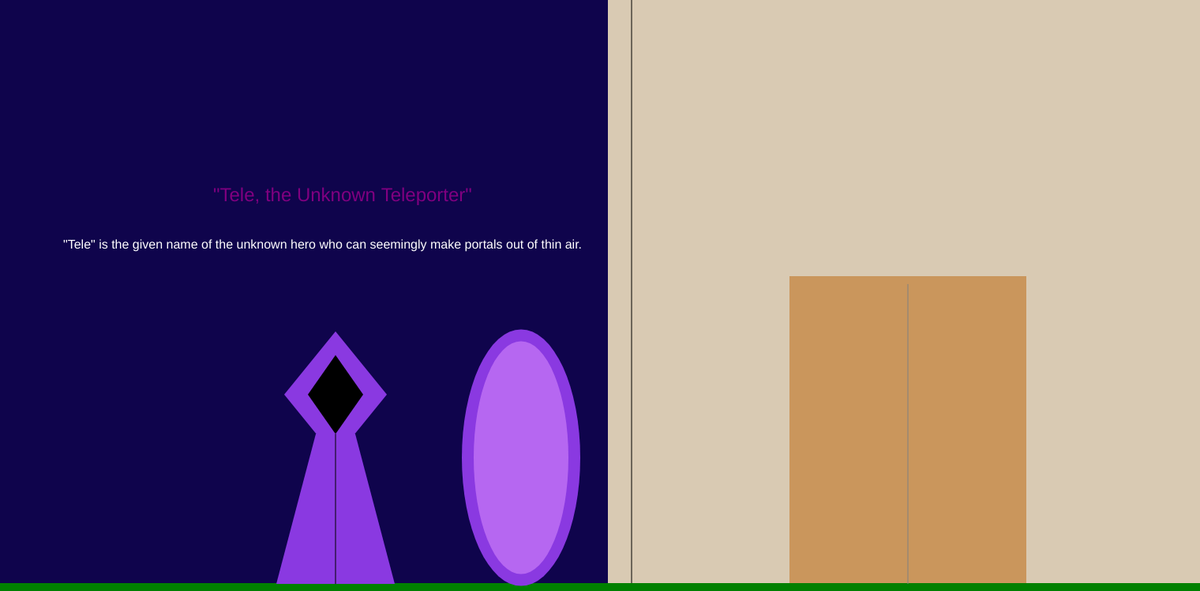
Frame 1 (no input)
Frame 60 (no input): identical to frame 1, image omitted
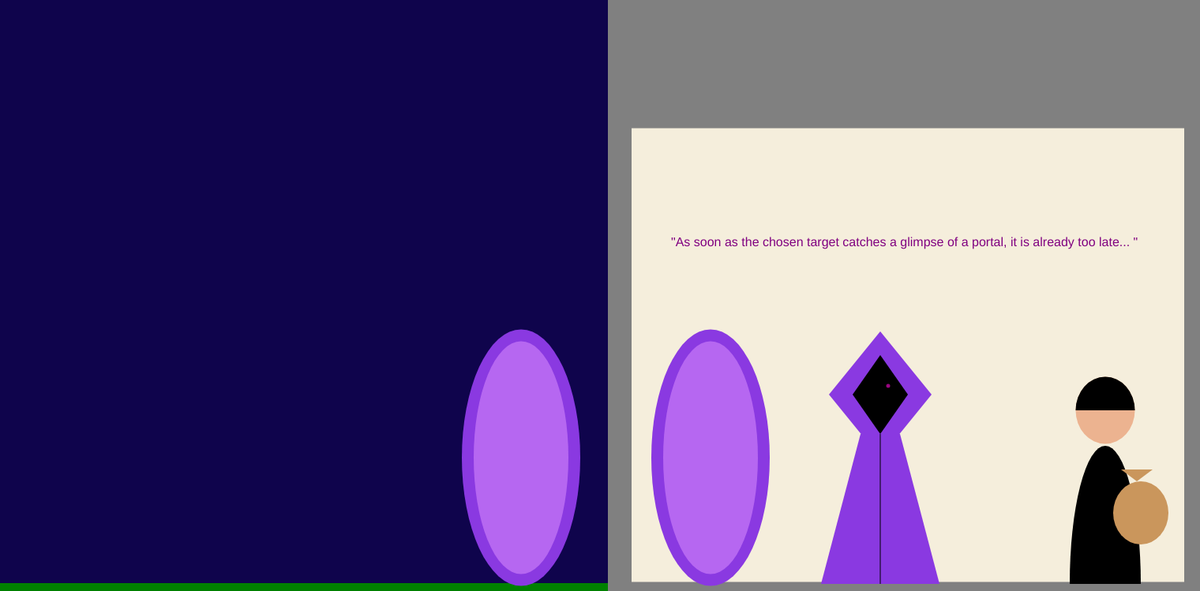
Frame 120 (the mouse pressed at the canvas centre since frame 60)

The p5.js sketch that drew these frames (run headless with seeded random() and noise() and a simulated clock; from frame 60 on, the mouse is pressed at the canvas centre):

// p5.js sketch
// ── sketch.js
function setup() {
  createCanvas(1520, 749);
  rectMode(CENTER);
  ellipseMode(CENTER);
  noStroke();
}

function draw() {
  background("#0F044C");

  if (mouseIsPressed) {

    fill("green");
    rect(800, 749, 1800, 20);


    fill("#CA965C");
    rect(1150, 600, 300, 500);
    rect(800, 700, 1, 2000);

    fill("grey");
    rect(1200, 360, 860, 1200);
    //ellipse(387, 187, 100, 100);


    fill("grey");
    rect(1150, 350, 1, 780);
//mc
  //  fill('#8A39E1');
  //  quad(425, 580, 490, 500, 425, 420, 360, 500);

  //  fill('black');
  //  quad(425, 550, 460, 500, 425, 450, 390, 500);

  //  fill('#8A39E1');
    //  quad(500, 740, 450, 550, 400, 550, 350, 740);

    //  fill("black");
    //  rect(425, 645, 1, 190);

      fill('#8A39E1');
    ellipse(660, 580, 150, 325);

    fill('#B667F1');
    ellipse(660, 580, 120, 295);

    fill("#F5EEDC");
    rect(1150, 450, 700, 575);

    fill('#8A39E1');
  ellipse(900, 580, 150, 325);

  fill('#B667F1');
  ellipse(900, 580, 120, 295);
//mc2
  fill('#8A39E1');
  quad(1115, 580, 1180, 500, 1115, 420, 1050, 500);

  fill('black');
  quad(1115, 550, 1150, 500, 1115, 450, 1080, 500);

  fill('#8A39E1');
    quad(1190, 740, 1140, 550, 1090, 550, 1040, 740);

    fill("black");
    rect(1115, 645, 1, 190);

    fill('#ECB390');
  ellipse(1400, 520, 75, 85);

  fill('black');
 arc(1400, 740, 90, 350, PI, TWO_PI);

 fill('black');
arc(1400, 520, 75, 85, PI, TWO_PI);

fill('#CA965C');
ellipse(1445, 650, 70, 80);

triangle(1440, 610, 1420, 595, 1460, 595);

fill('white');
arc(375, 1, 280, 280, PI/0.5, TWO_PI);



fill('#9A0680');
ellipse(1125, 489, 5, 5);

fill('purple');
textSize(16);
text('"As soon as the chosen target catches a glimpse of a portal, it is already too late... "', 850, 312);


  } else {
    // when the mouse isn't pressed!

    //fill("grey");
    //rect(300, 300, 100, 200);

    //fill("grey");
    //rect(600, 300, 100, 200);

    fill("#D9CAB3");
    rect(1200, 360, 860, 1200);


    fill("#CA965C");
    rect(1150, 600, 300, 500);
    fill("black");
    rect(800, 700, 1, 2000);
    //ellipse(387, 187, 100, 100);
    fill("green");
    rect(800, 749, 1800, 20);

    fill("grey");
    rect(1150, 550, 1, 380);
//mc
    fill('#8A39E1');
    quad(425, 580, 490, 500, 425, 420, 360, 500);

    fill('black');
    quad(425, 550, 460, 500, 425, 450, 390, 500);

    fill('#8A39E1');
      quad(500, 740, 450, 550, 400, 550, 350, 740);

      fill("black");
      rect(425, 645, 1, 190);

      fill('#8A39E1');
    ellipse(660, 580, 150, 325);

    fill('#B667F1');
   ellipse(660, 580, 120, 295);

   fill('white');
  arc(375, 1, 280, 280, PI/0.5, TWO_PI);

  fill('purple');
  textSize(24);
  text('"Tele, the Unknown Teleporter"', 270, 255);

  fill('white');
  textSize(16);
  text('"Tele" is the given name of the unknown hero who can seemingly make portals out of thin air.', 80, 315);

  //  fill("#F5EEDC");
  //  rect(1150, 450, 700, 575);

  //  fill('#8A39E1');
//  ellipse(900, 580, 150, 325);

//  fill('#B667F1');
//  ellipse(900, 580, 120, 295);
//mc2
//  fill('#8A39E1');
//  quad(1115, 580, 1180, 500, 1115, 420, 1050, 500);

//  fill('black');
//  quad(1115, 550, 1150, 500, 1115, 450, 1080, 500);

//  fill('#8A39E1');
  //  quad(1190, 740, 1140, 550, 1090, 550, 1040, 740);

  //  fill("black");
  //  rect(1115, 645, 1, 190);

  //  fill('#ECB390');
//  ellipse(1400, 520, 75, 85);

  //fill('black');
 //arc(1400, 740, 90, 350, PI, TWO_PI);

 //fill('black');
//arc(1400, 520, 75, 85, PI, TWO_PI);

//fill('#CA965C');
//ellipse(1445, 650, 70, 80);

//triangle(1440, 610, 1420, 595, 1460, 595);


  }


  // this shows mouse location - comment it out when you're done!
//  textSize(16);
//  fill("yellow");
//  text(mouseX + ", " + mouseY, 40, 40);
//}

// record the mouse location in console when clicked
//function mouseReleased() {
//  print(mouseX + ", " + mouseY);
}
